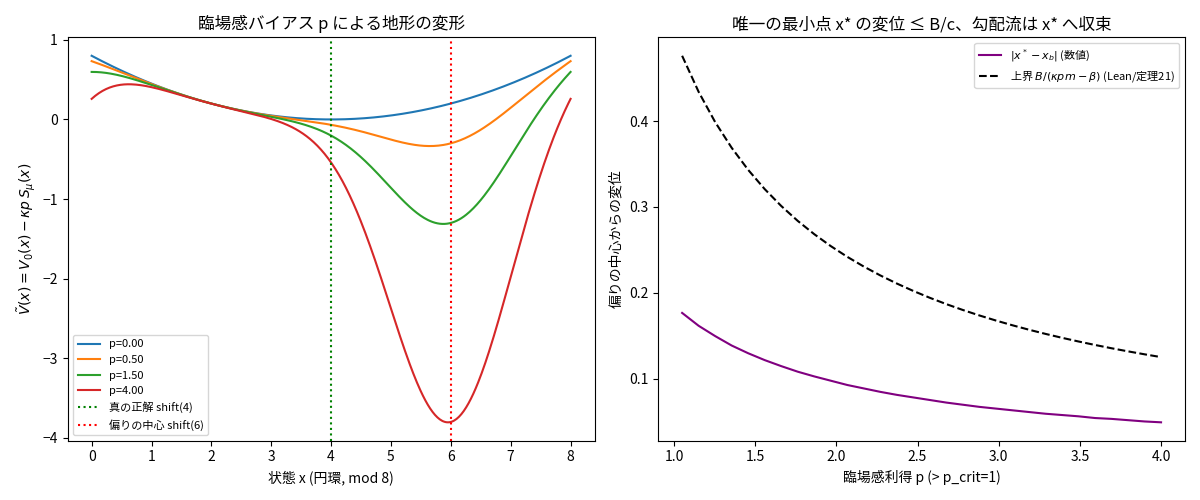

Write the Python code that produced this figure.
"""
定理21: 苫米地包摂半順序臨場感方向性定理 のトイシミュレーション
------------------------------------------------------------
JRFさんの shift(4)/shift(6) 実験の類比。

状態空間: 円環 x in [0, n) (n=8) 上の「答え」。真の目標は shift(4)=4 の位置。
基礎評価 V0(x): 4 を最小とする滑らかなポテンシャル(正解へのわずかな引力)。
象徴臨場感バイアス S_mu(x): 訓練データの多くが「6」寄りの事例だったことを表す
  偏った臨場感(6 を中心とするガウス的な谷)。

定理21の主張:
  p > p_crit = (1/(kappa*m)) * max(beta, B/r) を超えると、
  Vtilde = V0 - kappa*p*S_mu は Ub 内に一意な最小点 x_b* を持ち、
  勾配降下はそこへ指数的に吸い込まれる。

つまり「データの偏り(臨場感)」が閾値を超えると、正解(4)ではなく
偏った先(6)の近くに一意に収束してしまう --- shift(6) が10回中9回出る現象の、
連続版・決定論的な鋳型。
※ p_crit=1 は「超えれば U_b 内に唯一の谷」を保証する十分条件のしきい値。このトイでは p=0.5<p_crit でも
  谷はできている(p<p_crit の挙動は定理21の対象外で、図の観察にすぎない)。
※ 定理21は局所結果: U_b=[x_b-r, x_b+r] 内から出発した軌道だけが対象。円環全体の任意の初期値で
  収束先が決まる、とは主張しない(旧版のスイープはその主張に見えたので、U_b 内の初期値に変更した)。
※ 旧パラメータ(m=1, r=1.5)は (21.2) を満たさなかったため、Lean 監査で r=0.5, m=0.5, B=0.25,
  β=0, p_crit=1 に修正した。Lean 対応: Tomabechi/Examples/Theorem21_GaussianValley.lean
"""
# %% 準備
import logging; logging.getLogger("matplotlib.font_manager").setLevel(logging.ERROR)  # フォント警告を抑制
import numpy as np
import matplotlib.pyplot as plt
try:
    import japanize_matplotlib  # Colab: !pip -q install japanize-matplotlib
except Exception:
    plt.rcParams["font.family"] = ["Noto Sans CJK JP", "IPAexGothic", "sans-serif"]

n = 8.0  # 円環のサイズ (mod n)
target = 4.0     # 真の正解 shift(4)
bias_center = 6.0  # 訓練データが偏っている先 shift(6)

# %% モデル
def wrap(x):
    return np.mod(x + n / 2, n) - n / 2  # 最短円環距離用に [-n/2, n/2) に畳む

def V0(x, target=target):
    """基礎評価: 真の正解への浅い引力(まだ globally 強くはない)。"""
    d = wrap(x - target)
    return 0.05 * d**2

def S_mu(x, center=bias_center, m=1.0):
    """臨場感カーネル: center を中心とするガウス的な谷(深さ・鋭さ m)。"""
    d = wrap(x - center)
    return np.exp(-0.5 * m * d**2)

def grad_V0(x, target=target):
    d = wrap(x - target)
    return 0.1 * d

def grad_S(x, center=bias_center, m=1.0):
    d = wrap(x - center)
    return -m * d * np.exp(-0.5 * m * d**2)

def simulate(p, kappa=1.0, m=1.0, x0=5.5, steps=400, dt=0.05):
    x = x0
    traj = [x]
    for _ in range(steps):
        # Vtilde = V0 - kappa * p * S_mu  =>  勾配降下: xdot = -d(Vtilde)/dx
        g = grad_V0(x) - kappa * p * grad_S(x, center=bias_center, m=m)
        x = x - dt * g
        x = np.mod(x, n)
        traj.append(x)
    return np.array(traj)

# %% p_crit・シミュレーション・可視化
# Lean 対応: Tomabechi/Examples/Theorem21_GaussianValley.lean (python_valley)
# 定理21の前提 (21.2)(21.3) を満たす定数。U_b=[x_b-r, x_b+r]=[5.5, 6.5]:
#   ガウス核 S=exp(-d²/2) の -S''=(1-d²)e^{-d²/2} ≥ m=1/2 (|d|≤r=1/2 で成立; 旧 m=1, r=1.5 は不成立)
#   V0=0.05 d_t²: V0''=0.1>0 なので beta=0、|V0'|=|x-4|/10 ≤ B=1/4 (U_b 上)
kappa, m, beta, B, r = 1.0, 0.5, 0.0, 0.25, 0.5
p_crit = max(beta, B / r) / (kappa * m)          # = 1
print(f"p_crit = {p_crit:.3f}  (Lean: p>1 で U_b 内部に唯一の最小点)")

fig, axes = plt.subplots(1, 2, figsize=(12, 5))

# 左図: ポテンシャル形状(p を変えたときの Vtilde)
xs = np.linspace(0, n, 400)
for p in [0.0, p_crit * 0.5, p_crit * 1.5, p_crit * 4]:
    Vtil = V0(xs) - kappa * p * S_mu(xs)
    axes[0].plot(xs, Vtil, label=f"p={p:.2f}")
axes[0].axvline(target, color="green", ls=":", label="真の正解 shift(4)")
axes[0].axvline(bias_center, color="red", ls=":", label="偏りの中心 shift(6)")
axes[0].set_xlabel("状態 x (円環, mod 8)")
axes[0].set_ylabel(r"$\tilde V(x) = V_0(x) - \kappa p\, S_\mu(x)$")
axes[0].set_title("臨場感バイアス p による地形の変形")
axes[0].legend(fontsize=8)

# 右図: p>p_crit で U_b から出発した勾配流が、U_b 内部の唯一の最小点 x*(p) へ収束する
ps = np.linspace(1.05, 4.0, 30)
Ub = np.linspace(bias_center - r, bias_center + r, 2001)
x_star, final_spread, disp_bound = [], [], []
rng = np.random.default_rng(0)
for p in ps:
    Vt = V0(Ub) - kappa * p * S_mu(Ub)
    xs_p = Ub[np.argmin(Vt)]; x_star.append(xs_p)
    finals = [simulate(p, kappa=kappa, x0=x0, steps=3000)[-1] for x0 in rng.uniform(bias_center - r, bias_center + r, 20)]
    final_spread.append(np.max(np.abs(np.array(finals) - xs_p)))
    disp_bound.append(B / (kappa * p * m - beta))                     # |x* - x_b| <= B/c
x_star, final_spread, disp_bound = map(np.array, (x_star, final_spread, disp_bound))

axes[1].plot(ps, np.abs(x_star - bias_center), color="purple", label=r"$|x^*-x_b|$ (数値)")
axes[1].plot(ps, disp_bound, "k--", label=r"上界 $B/(\kappa p m-\beta)$ (Lean/定理21)")
axes[1].set_xlabel("臨場感利得 p (> p_crit=1)")
axes[1].set_ylabel("偏りの中心からの変位")
axes[1].set_title("唯一の最小点 x* の変位 ≤ B/c、勾配流は x* へ収束")
axes[1].legend(fontsize=8)

plt.tight_layout()
plt.show()

# %% 数値確認
print("U_b から出発した勾配流の最終位置と x* の最大差:", final_spread.max())
assert final_spread.max() < 1e-2                         # U_b 内の初期値は x* に収束 (定理21)
assert np.all(np.abs(x_star - bias_center) <= disp_bound + 1e-9)   # 変位境界 ‖x*-x_b‖ ≤ B/(κpm-β)
